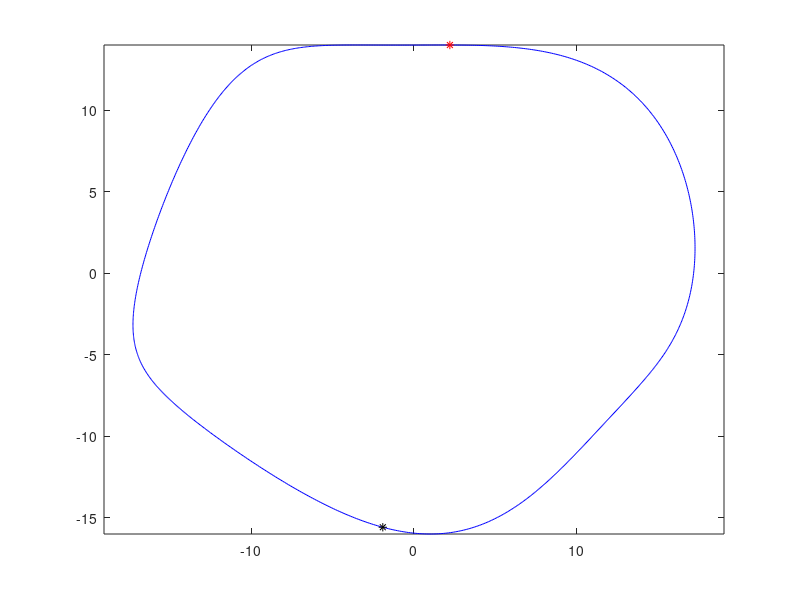

Write MATLAB code to recreate this figure.
%@author Wu AiJing

tries = 1000;
t = linspace(0, 2*pi, tries);
x = @(t) 17*cos(t) + sin(3*t);
y = @(t) 15*sin(t) - cos(4*t);
xd = @(t) -17*sin(t) + 3*cos(3*t); %derivative of x
yd = @(t) 15*cos(t) + 4*sin(4*t); %derivative of y

f = @(t) sqrt(xd(t).^2 + yd(t).^2); %function to calculate arc
arc_total = integral(f, 0, 2*pi); %arc = sum(sqrt(diff(x).^2 + diff(y).^2))
%integral() needs relatively long time to proceed,
%so the less times of using it, the better in efficiency
%When using the linspace-points as random a, b,
%we may calculate the arc of each segment to improve the efficiency
N = zeros(1, tries-1);
for k = 1:(tries-1)
    N(k) = integral(f, t(k), t(k+1));
end

delta = 1; %the chord-arc constant = min(chord/arc)
A = 0; %value of a at the minimum delta
B = 0; %value of b at the minimum delta
for i = 1:(tries-1)
    a = t(i);
    for j = i+1:(tries-1) %don't need to count back from 1
        b = t(j);
        chord = sqrt((x(b)-x(a))^2 + (y(b)-y(a))^2);
        temp = sum(N(i:j-1)); %get the arc (a is always smaller than b)
        arc = min(temp, arc_total-temp); %find the shorter one of two arcs
        c = chord/arc;
        
        if c < delta
            delta = c;
            A = a;
            B = b;
        end
    end
end

plot(x(t), y(t), 'b', x(A), y(A), 'r*', x(B), y(B), 'k*')
axis equal
fprintf('The minimum chord-arc constant is %g\n', delta)